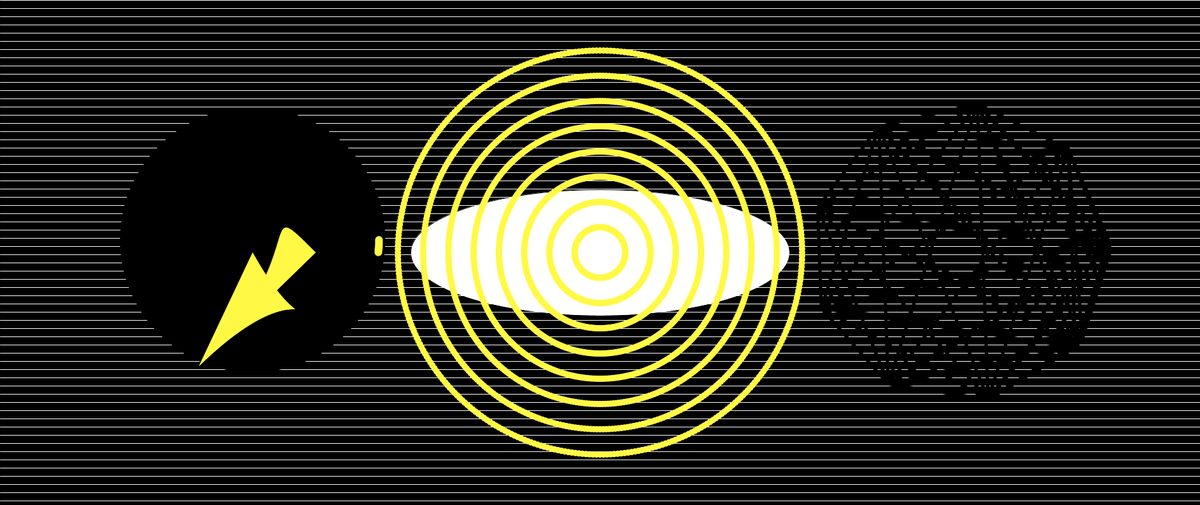
Frame 1 (no input)
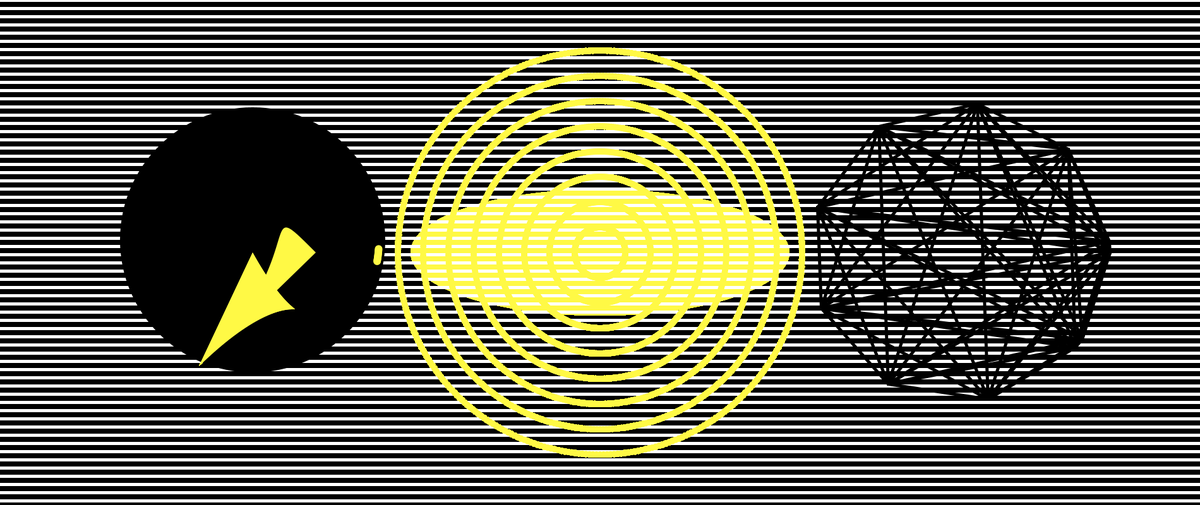
Frame 60 (the mouse pressed at the canvas centre just before this capture)
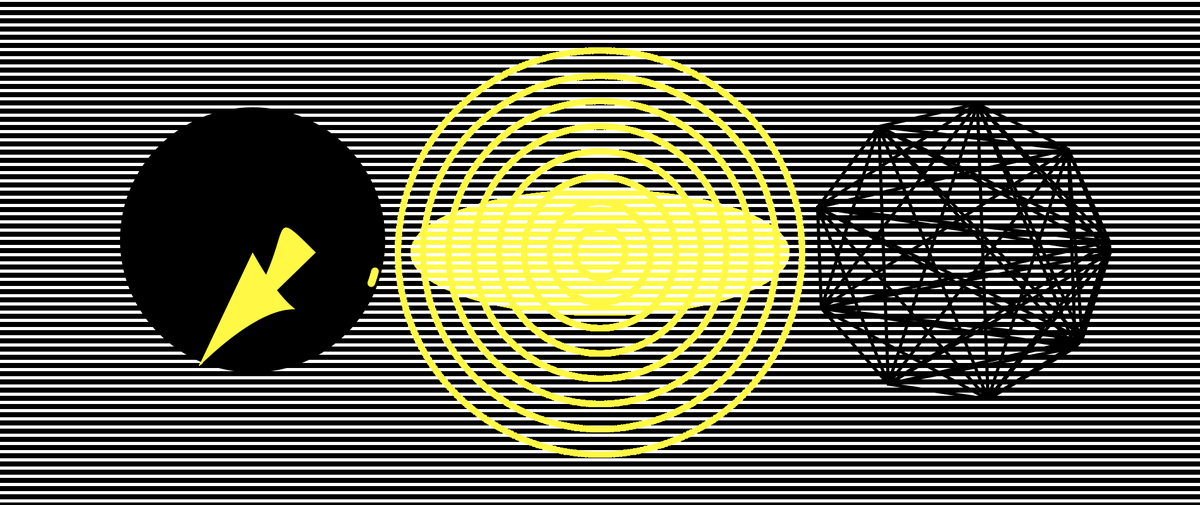
Frame 120 (the mouse held since frame 60 and released just before this capture)

The Processing sketch that drew these frames (run headless with seeded random() and noise(); from frame 60 on, the mouse is pressed at the canvas centre):

// Processing sketch: morenos08e01
// ── morenos08e01.pde
// Universidad del Desarrollo, Facultad de Diseño, Diseño Digital
// Nicolas Moreno Tello
//s07 tarea 00

//3 figuras  ( reloj dali , un bulleye ojo y una mandala ) que cambian al apretar la tecla 1

// Se declaran las variables globales-------
int [] numeros = new int [4]; // new int : crea un espacion en la memoria  ESTE ES CON RANDOM 
color [] colores = new color [4];
int eleccionNumeros;
int cambiodecolor;

int cambio; // Declarar variable entero cambio
int  r, g, b; //Declarar variables entero r, g, b
int r2, g2, b2;//Declarar variable entero r2,g2,b2
int tamano; //Declarar variable entero tamano
int a,e;   //Declarar variable entero f
int margen;//Declarar variable entero de margen
float angulo = 0.0; // declaro variable decimal angulo y le asigno 0.0
color col1;//Declarar variable de color
color col0;//Declarar variable de color
int n;  // declaro la variable n un numero entero
float w;  // declaro la variable w un numero decimal 
int num_lineas; //declaro un variable entero num_lineas 
boolean z; // declaro un boolean z 

void setup (){ //inicio void setup
size (1900,800); // el canvas es de 1900x800 px
background (0); // el background es de color negro
w = width/8; //declaro que w es el width partido en 8
smooth(); // smooth a todo lo que compone el canvas 
z = true;  // declaro que z es verdadero


  numeros [0] = 10 ;
  numeros [1] = 15 ;
  numeros [2] = 20 ;
  numeros [3] = 25 ;
  
  colores [0] = color (255,249,69) ;
  colores [1] = color ( 255,69,69 ) ;
  colores [2] = color (0) ;
  colores [3] = color (255) ;
  
  
}
void draw (){//inicio void draw
  
hola(3000,2000,1700,1000);// declaro q hola tenga parametros (3000,2000,1700,1000)
chao (40,8,0,0.0,0,0,0);  // declaro q chao tenga parametros (40,8,0,0.0,0,0,0)
porque (500,400,400,300,500,400,315,580);// declaro q porque tenga parametros (500,400,400,300,500,400,315,580)
mandala (1500);// declaro q mandala tenga parametros (1500)
wow (600,600);// declaro q wow tenga parametros (600,600)
}



void hola (int x , int y ,float a,float b){  /* inicializo el void hola y establezco q x,y,a,b sea (3000,2000,1700,1000); 
                                                fondo de grilla y ellipse blanco que se ubica al centro*/
 if (z);{//z cambio de parametros con el boton 1 
ellipse (width/2, height/2, 600, 200); //ellipse con x ancho 
 }
 if (!z){ // !z cambio de parametros con el boton 1 
  fill  (colores [cambiodecolor]);// cambio de color amarillo
   ellipse (width/2, height/2, 300, 200);//cambio de tamaño del ellipse 
 }
  

noStroke();// no stroke
stroke (255); //stroke de color blanco

for (int i = 0; i < 800; i = i+13) { // grilla de lineas ( 800 )
  line(x, i, 0, i);  // linea con parametros establecidos 
   


}

}

void chao (int R ,int N,int m,float k, float t,float x, float y ){ // inicializo el void chao y establezco q R,N,m,k,t,x,y sea (40,8,0,0.0,0,0,0);


  k = 10*sin(radians(t));
  stroke(0);
strokeWeight (0);
 noStroke();

  for (int j=0; j<N; j++) {

    for (int i=0; i<360; i+=1) {  /*el siguiente ejemplo usaremos vamos incrementando el los circulos hasta completar los 360º, la coordenada x y el 
                                   seno es para calcular la coordenada y Los valores seno y coseno devuelven
                                   valores entre -1.0 y 1.0, multiplicaremos el resultado por la variable radius (radio)  y añadimos width/2+(R+j*40)
                                   a la x y la y  height/2+(R+j*40) para situar el centro en la posición (100, 100)*/
      
   x = width/2+(R+j*40)*cos(radians(i+k*j)); // 
   y = height/2+(R+j*40)*sin(radians(i+k*j));
      strokeWeight (5);
      if (z){
       fill  (colores [cambiodecolor]);
      ellipse(x, y, numeros [eleccionNumeros], numeros [eleccionNumeros]);
    }
    }
    if(!z){ // lo mismo que arriba pero con el cambio de apretar 1 los circulos se aschican
      k = 10*sin(radians(t));    
  noStroke();



    for (int i=0; i<360; i+=1) {
      
       x = width/2+(R+j*90/3)*cos(radians(i+k*j));
       y = height/2+(R+j*90/3)*sin(radians(i+k*j));
     fill  (colores [cambiodecolor]);
     ellipse(x, y,  numeros [eleccionNumeros], numeros [eleccionNumeros]);}                              // con esto achico los circulos 
    }}}

 



void porque(int a, int b, int c , int d , int e ,int f, int g ,int h){ // arrow formado por mucho bezier con un ellipse al medio 
  if(z){
  noStroke();
fill ( 0);
noStroke();
 ellipse ( 400,380,420,420);
 fill  (colores [cambiodecolor]);
  bezier(a, b, c, d, e, f, g, h);
  bezier(c, b, a, h, e, f, g, h);
  bezier(100, 1800,1900, 1400, 1600, 1700, 1800, 1800);
  bezier(c, b, a, h, e, f, g, h);
  }
    if(!z){ // cambio de parametros del arrow y el ellipse 
  noStroke();
fill  (colores [cambiodecolor]);
 ellipse ( 10000,10080,420,420);
 
 bezier(b, 200, c, 140, e,140, g, h);
  bezier(c, b, a, h, e, f, g, h);
  bezier(100, 1600,1700, 1500, 1700, 1500, 1700, 1500);
  bezier(c, b, a, h, e, f, g, h);
  }
    }
    

void wow(int cirnumero, int gran){  //pelota que se mueve 
  
  if(z){
                                   
  float angle = angulo;

  for(int i = 0; i < 12; i++){ // declaro q i no puede llegar a mayor de 12 ( determino una velocidad )
noStroke();
    ellipse(200 * cos(angulo) + height/2, 
            200 * sin(angulo) + width/5, 
            12, 12);
    angulo += TWO_PI / 700;   /*el siguiente ejemplo usaremos vamos incrementando el las lineas , la coordenada x y el 
                                   seno es para calcular la coordenada y Los valores seno y coseno devuelven
                                   valores PI,multiplicaremos el resultado por la variable radius (radio)  y añadimos 200 * cos(angulo)
                                   a la x y la y  200 * sin(angulo) */
  } 
}

if(!z){
  
  float angle = angulo;

  for(int i = 0; i < 20; i++){
noStroke();
    ellipse(200 * cos(angulo) + height/2, 
            200 * sin(angulo) + width/5, 
            12, 12);
    angulo += TWO_PI / 700;  
  } 
}


}

void mandala  ( int a){    //mandala
{
 if(z){
  /*el siguiente ejemplo usaremos vamos incrementando el las lineas , la coordenada x y el 
                                   seno es para calcular la coordenada y Los valores seno y coseno devuelven
                                   valores PI,multiplicaremos el resultado por la variable radius (radio)  y añadimos width/1.25 + w
                                   a la x y la y  1000/2.5 + w  ( el w , es controlado arriba y este es para controlar el tamaño */
 
  stroke(0);
  
  n = int(map(10,0,10,0,10));
  
  for (float t = 0; t < 6.9; t += 6.9/n)
  {
    float x = width/1.25 + w * cos(t);
    float y = 1000/2.5 + w * sin(t);
    
    for (float t2 = t; t2 < 6.9; t2 += 6.9/n)
    {
    
      float xn = width/1.25  + w * (cos(t2 + 6.9/n));
      float yn =1000/2.5 + w * (sin(t2 + 6.9/n));
      line(x,y,xn,yn);

    }
  }
}

if(!z){
    stroke(0);
  
  n = int(map(10,0,10,0,10));
  
  for (float t = 0; t < 30; t += 30/n) //t se declara como 0, y aumenta 0 hasta llegar a 30
  {
    /*el siguiente ejemplo usaremos vamos incrementando el las lineas , la coordenada x y el 
                                   seno es para calcular la coordenada y Los valores seno y coseno devuelven
                                   valores PI,multiplicaremos el resultado por la variable radius (radio)  y añadimos width/1.25 + w
                                   a la x y la y  1000/2.5 + w  ( el w , es controlado arriba y este es para controlar el tamaño */
    float x = width/1.25 + w * cos(t);
    float y = 1000/2.5 + w * sin(t);
    
    for (float t2 = t; t2 < 30; t2 += 30/n)
    {
    
      float xn = width/1.25  + w * (cos(t2 + 30/n));
      float yn =1000/2.5 + w * (sin(t2 + 30/n));
      line(x,y,xn,yn);
     

    }
  }
}
  }


}
void keyPressed(){ // si la tecla 1 se apreta los parametros z se cambian al !z ( estos se establecen arriba )
if ( key =='1'){
 z = !z;
 cambiodecolor = (int)random(colores.length);
  
  eleccionNumeros = (int) random (numeros.length);
  println(eleccionNumeros);
}

}
